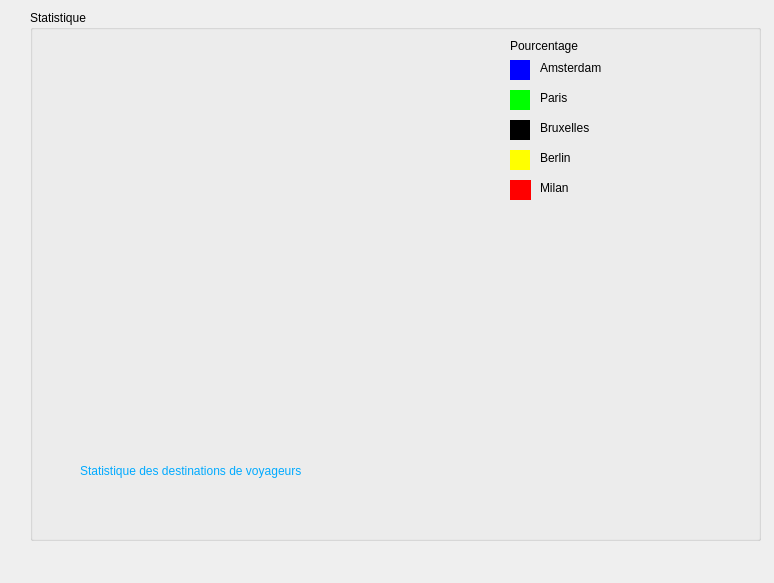
<?xml version="1.0" encoding="UTF-8"?>
<ui version="4.0">
 <class>statistique</class>
 <widget class="QDialog" name="statistique">
  <property name="geometry">
   <rect>
    <x>0</x>
    <y>0</y>
    <width>774</width>
    <height>583</height>
   </rect>
  </property>
  <property name="windowTitle">
   <string>Dialog</string>
  </property>
  <widget class="QGroupBox" name="groupBox">
   <property name="geometry">
    <rect>
     <x>30</x>
     <y>10</y>
     <width>731</width>
     <height>531</height>
    </rect>
   </property>
   <property name="title">
    <string>Statistique</string>
   </property>
   <widget class="QLabel" name="label_6">
    <property name="geometry">
     <rect>
      <x>510</x>
      <y>170</y>
      <width>111</width>
      <height>16</height>
     </rect>
    </property>
    <property name="styleSheet">
     <string notr="true">font: 12pt &quot;MS Shell Dlg 2&quot;;</string>
    </property>
    <property name="text">
     <string>Milan</string>
    </property>
   </widget>
   <widget class="QWidget" name="widget_3" native="true">
    <property name="geometry">
     <rect>
      <x>480</x>
      <y>170</y>
      <width>21</width>
      <height>20</height>
     </rect>
    </property>
    <property name="styleSheet">
     <string notr="true">background-color: rgb(0, 255, 0);
background-color: rgb(255, 0, 0);</string>
    </property>
   </widget>
   <widget class="QLabel" name="label_5">
    <property name="geometry">
     <rect>
      <x>510</x>
      <y>140</y>
      <width>111</width>
      <height>16</height>
     </rect>
    </property>
    <property name="styleSheet">
     <string notr="true">font: 12pt &quot;MS Shell Dlg 2&quot;;</string>
    </property>
    <property name="text">
     <string>Berlin</string>
    </property>
   </widget>
   <widget class="QWidget" name="widget_4" native="true">
    <property name="geometry">
     <rect>
      <x>480</x>
      <y>140</y>
      <width>20</width>
      <height>20</height>
     </rect>
    </property>
    <property name="styleSheet">
     <string notr="true">background-color: rgb(0, 255, 0);
background-color: rgb(255, 255, 0);</string>
    </property>
   </widget>
   <widget class="QLabel" name="label_4">
    <property name="geometry">
     <rect>
      <x>510</x>
      <y>110</y>
      <width>131</width>
      <height>16</height>
     </rect>
    </property>
    <property name="styleSheet">
     <string notr="true">font: 12pt &quot;MS Shell Dlg 2&quot;;</string>
    </property>
    <property name="text">
     <string>Bruxelles</string>
    </property>
   </widget>
   <widget class="QWidget" name="widget_2" native="true">
    <property name="geometry">
     <rect>
      <x>480</x>
      <y>110</y>
      <width>20</width>
      <height>20</height>
     </rect>
    </property>
    <property name="styleSheet">
     <string notr="true">background-color: rgb(0, 0, 0);</string>
    </property>
   </widget>
   <widget class="QWidget" name="widget_5" native="true">
    <property name="geometry">
     <rect>
      <x>480</x>
      <y>80</y>
      <width>20</width>
      <height>20</height>
     </rect>
    </property>
    <property name="styleSheet">
     <string notr="true">background-color: rgb(0, 255, 0);</string>
    </property>
   </widget>
   <widget class="QLabel" name="label_8">
    <property name="geometry">
     <rect>
      <x>50</x>
      <y>440</y>
      <width>631</width>
      <height>41</height>
     </rect>
    </property>
    <property name="styleSheet">
     <string notr="true">font: 18pt &quot;MS Shell Dlg 2&quot;;
color: rgb(0, 170, 255);</string>
    </property>
    <property name="text">
     <string>Statistique des destinations de voyageurs</string>
    </property>
   </widget>
   <widget class="QLabel" name="label">
    <property name="geometry">
     <rect>
      <x>480</x>
      <y>20</y>
      <width>131</width>
      <height>31</height>
     </rect>
    </property>
    <property name="styleSheet">
     <string notr="true">font: 75 italic 14pt &quot;Arial&quot;;</string>
    </property>
    <property name="text">
     <string>Pourcentage</string>
    </property>
   </widget>
   <widget class="QWidget" name="widget" native="true">
    <property name="geometry">
     <rect>
      <x>480</x>
      <y>50</y>
      <width>20</width>
      <height>20</height>
     </rect>
    </property>
    <property name="styleSheet">
     <string notr="true">background-color: rgb(0, 0, 255);</string>
    </property>
   </widget>
   <widget class="QLabel" name="label_2">
    <property name="geometry">
     <rect>
      <x>510</x>
      <y>50</y>
      <width>111</width>
      <height>16</height>
     </rect>
    </property>
    <property name="styleSheet">
     <string notr="true">font: 12pt &quot;MS Shell Dlg 2&quot;;</string>
    </property>
    <property name="text">
     <string>Amsterdam</string>
    </property>
   </widget>
   <widget class="QLabel" name="label_3">
    <property name="geometry">
     <rect>
      <x>510</x>
      <y>80</y>
      <width>111</width>
      <height>16</height>
     </rect>
    </property>
    <property name="styleSheet">
     <string notr="true">font: 12pt &quot;MS Shell Dlg 2&quot;;</string>
    </property>
    <property name="text">
     <string>Paris</string>
    </property>
   </widget>
  </widget>
 </widget>
 <resources/>
 <connections/>
</ui>
